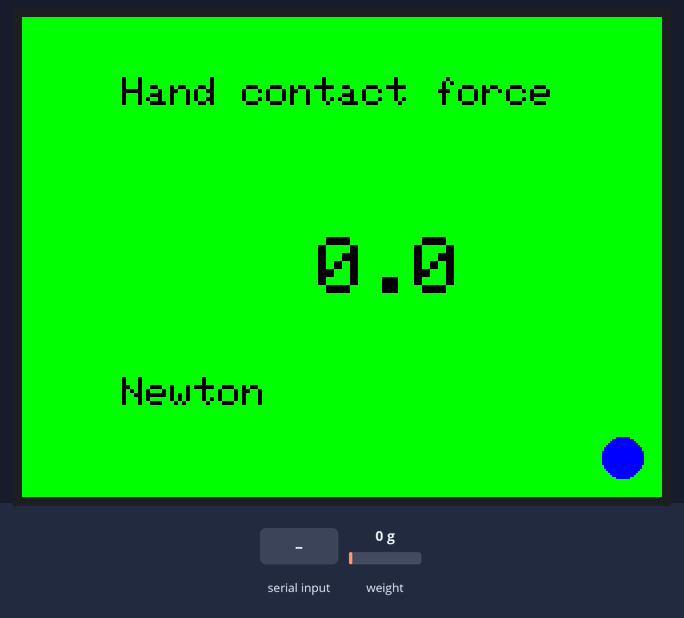
Recording of a sketch running on a simulated ESP32. Shown: 320×240 colour display. Inputs (shaded band) come from the test bench; at power-on: weight on the scale 0 g. What the sketch prints to the serial monitor is not drawn.

Above: at 2.4 s.
2.5 s: "1" received over Serial
At 2.86 s:
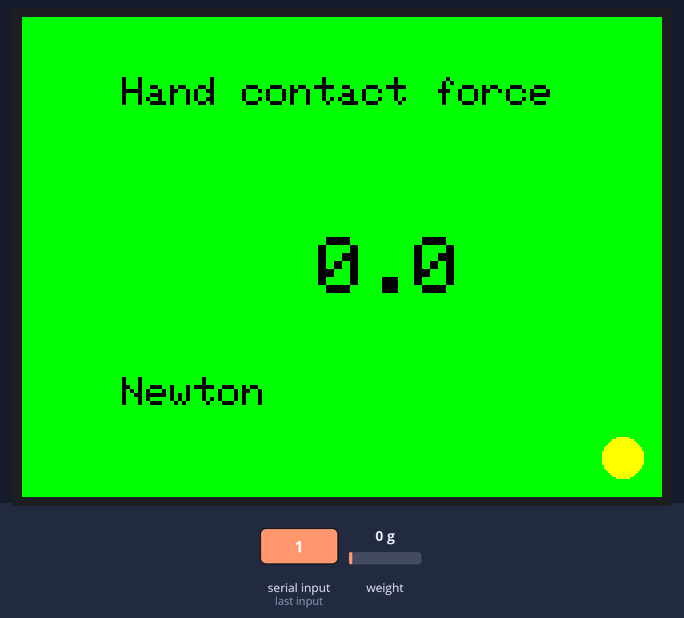
4.4 s: weight on the scale set to 2 g
At 5.8 s:
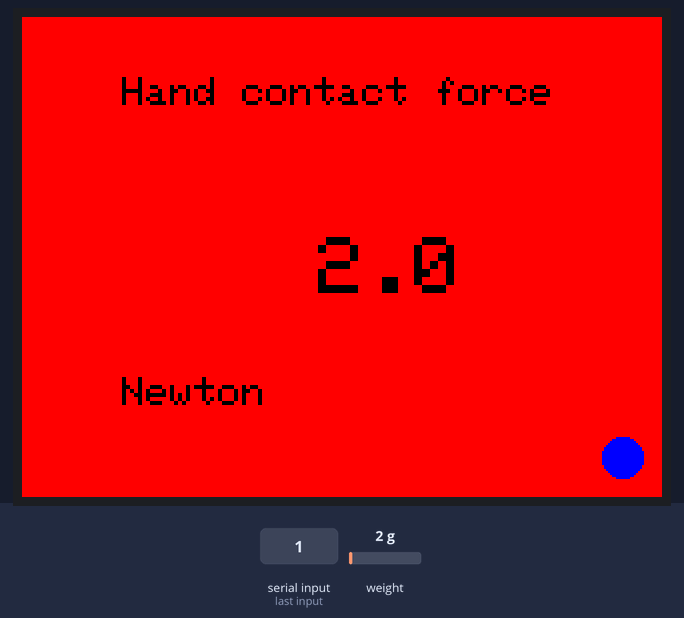
6.1 s: "0" received over Serial
At 7.2 s:
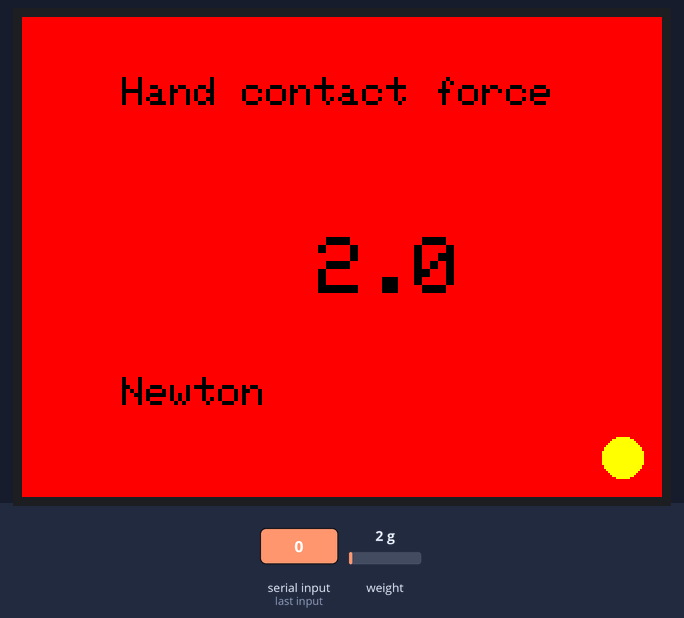
9.3 s: "2" received over Serial
11.3 s: weight on the scale set to 100 g
At 12.5 s:
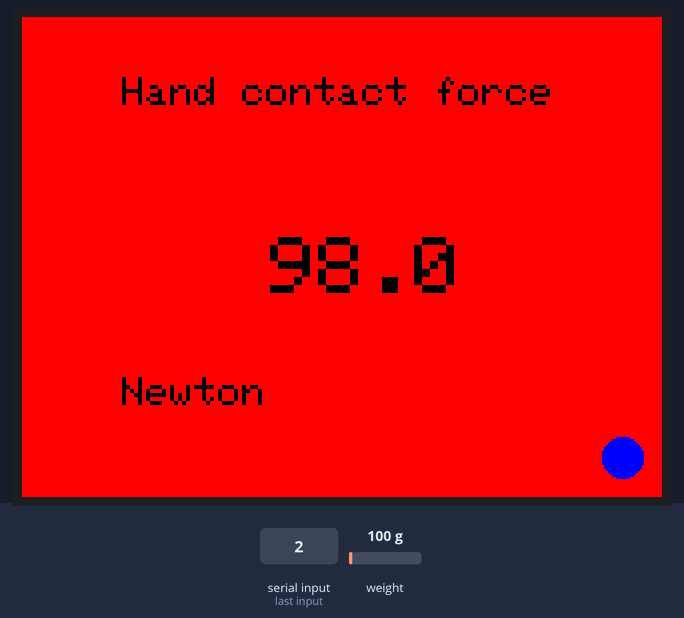
13.0 s: weight on the scale set to 1250 g
At 14.4 s:
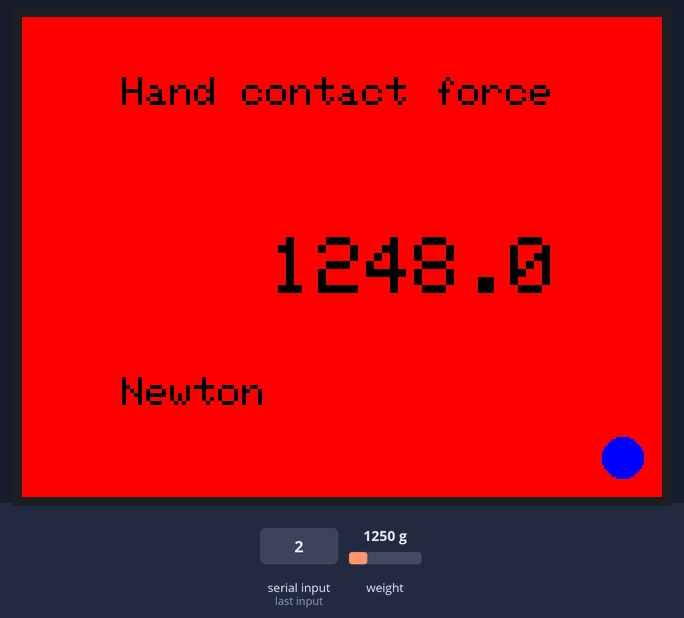
Timing chart, 0 to 15.7 s (numbered marks = the images above; inputs shaded):
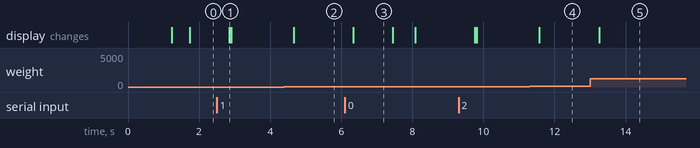

Measured:
- the behaviour switches between 0 and 1 g on weight on the scale (found by bisection; images 1 and 2)
- after the input at 2.5 s, the display: changes after 0.35 s (image 1)
- after the input at 4.4 s, the display: changes after 0.27 s (image 2)
- after the input at 6.1 s, the display: changes after 0.24 s (image 3)
- after the input at 11.3 s, the display: changes after 0.28 s (image 4)
- after the input at 13.0 s, the display: changes after 0.26 s (image 5)
- what the display in image 3 shows lasts 1.1 s, from 6.3 s to 7.4 s

The sketch:

scale_v9_2.ino
```cpp
//
// Hand contact force tool for cold/heat plate
// Heinz-Juergen Steinhoff 19.11.2024
// with M5Stack basic (Board: M5Core)
//
#include "HX711.h"
#include <M5Stack.h>
// HX711 circuit wiring
const int LOADCELL_DOUT_PIN = 36; // not working with 22
const int LOADCELL_SCK_PIN = 26; // not working with 21
char inword = '1';
float force = 0;
bool screenGreen = 1;
HX711 scale;
//
void setup() {
  M5.begin(true, false, false, false);        // Init LCD of M5Core
  Serial.begin(19200);
  // Initializing the scale;
  scale.begin(LOADCELL_DOUT_PIN, LOADCELL_SCK_PIN);
  //scale.set_scale(INSERT YOUR CALIBRATION FACTOR);
  scale.set_scale(2641);
  scale.tare();               // reset the scale to 0
  //
  M5.Power.begin();  // Init Power module
  M5.Lcd.fillScreen(GREEN);
  M5.Lcd.setCursor(50, 30);  // Move the cursor position to (x,y)
  M5.Lcd.setTextColor(BLACK);  // Set the font color to white
  M5.Lcd.setTextSize(2);  // Set the font size
  M5.Lcd.printf("Hand contact force");
  M5.Lcd.fillCircle(300, 220, 10, BLUE);
}
//
void loop() {
  force = scale.get_units(5);
  if (Serial.available()) {
    inword = Serial.read();
    M5.Lcd.fillCircle(300, 220, 10, YELLOW);
    delay(50);
    if (inword == '0') {
      scale.tare();
      delay(50);
      }
      else {
      Serial.println(force, 1);
    }
  }
  if ((force < 1.0 && screenGreen == 0) || (force >= 1.0 && screenGreen == 1)) {
    M5.Lcd.fillScreen(force < 1.0 ? GREEN : RED);
    screenGreen = force < 1.0 ? 1 : 0;
  }
  M5.Lcd.setCursor(50, 30);
  M5.Lcd.setTextSize(2);
  M5.Lcd.printf("Hand contact force");
  M5.Lcd.setTextSize(4);
  if (screenGreen == 0) {
    M5.Lcd.fillRect(100, 110, 180, 35, RED);
  }
  else {
    M5.Lcd.fillRect(100, 110, 180, 35, GREEN);
  }
  M5.Lcd.setCursor(100, 110);
  M5.Lcd.printf(" %4.1f", force);
	M5.Lcd.setCursor(50, 180);
  M5.Lcd.setTextSize(2);
  M5.Lcd.printf("Newton");
  M5.Lcd.fillCircle(300, 220, 10, BLUE);
  delay(50);
}
```
